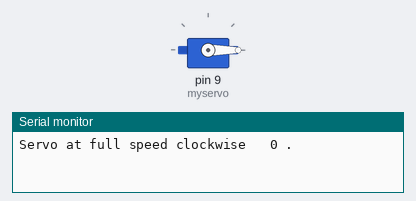
The sketch below on a simulated Arduino Uno, built with avr-gcc and run on an emulated ATmega328P. Parts: servo, the last lines printed to the serial monitor.

Above: at 0.1 s.
At 5.1 s:
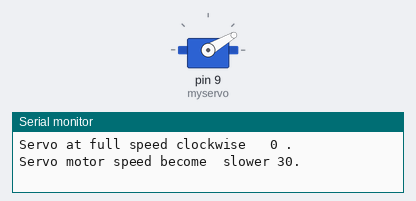
At 15.1 s:
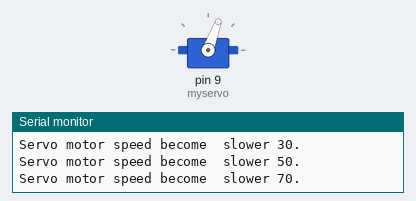
At 40.1 s:
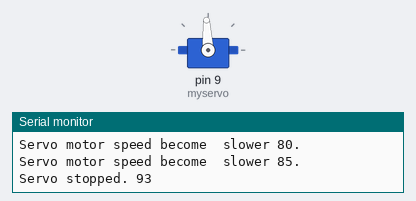
Timing chart, 0 to 41.6 s (numbered marks = the images above):
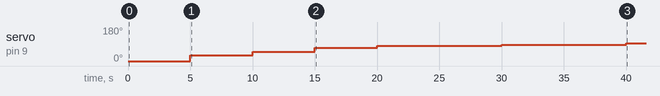

The sketch:

SimpleservoMotorControll.ino
```cpp
#include <Servo.h>


//important ****************************************
// Code written by the Smart Does team.
// 93 is stop for servo motor
  // 0 and 180 are full speed
  // orange to PWM
  // red to 5V
  // brown to ground
//important ***************************************


Servo myservo;  // create  object
// Servo servo2;  // if you we two servo motors

void setup() {

  Serial.begin(9600); //  serial communication
  myservo.attach(9);  // attaches the servo on pin 9, 10, or 11 (it should be PWM)
  //myservo.attach(11);  // if we have more motor

  myservo.write(0);  // servo mptor moves clockwise at full speed
  Serial.println("Servo at full speed clockwise   0 .");
  delay(5000);  // wait  5 seconds

  myservo.write(30); // motors speed becomes slower
  Serial.println("Servo motor speed become  slower 30.");
  delay(5000);

  myservo.write(50); // servo speed becomes even slower
  Serial.println("Servo motor speed become  slower 50.");
  delay(5000);

  myservo.write(70); // continue decreasing servo speed
  Serial.println("Servo motor speed become  slower 70.");
  delay(5000);

  myservo.write(80); // very slow speed
  Serial.println("Servo motor speed become  slower 80.");
  delay(10000);

  myservo.write(85); // servo speed extremely slow
  Serial.println("Servo motor speed become  slower 85.");
  delay(10000);

  myservo.write(93);  // stop the servo
  Serial.println("Servo stopped. 93 ");

}

void loop() {

}
```
